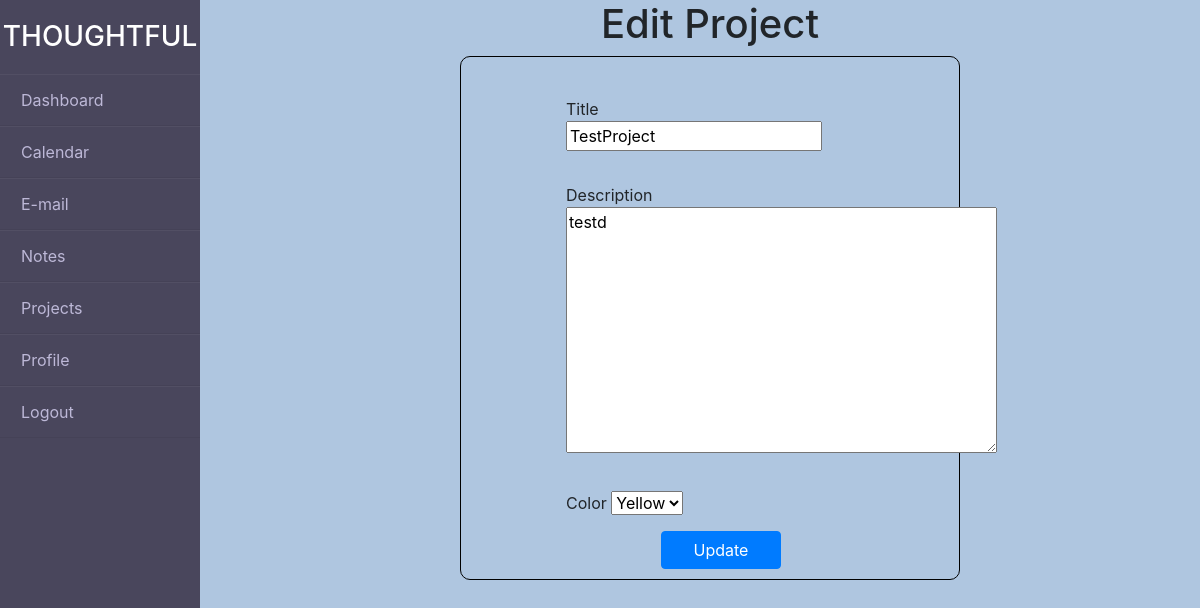
The app's page /editProject/3/ (signed in), older data.
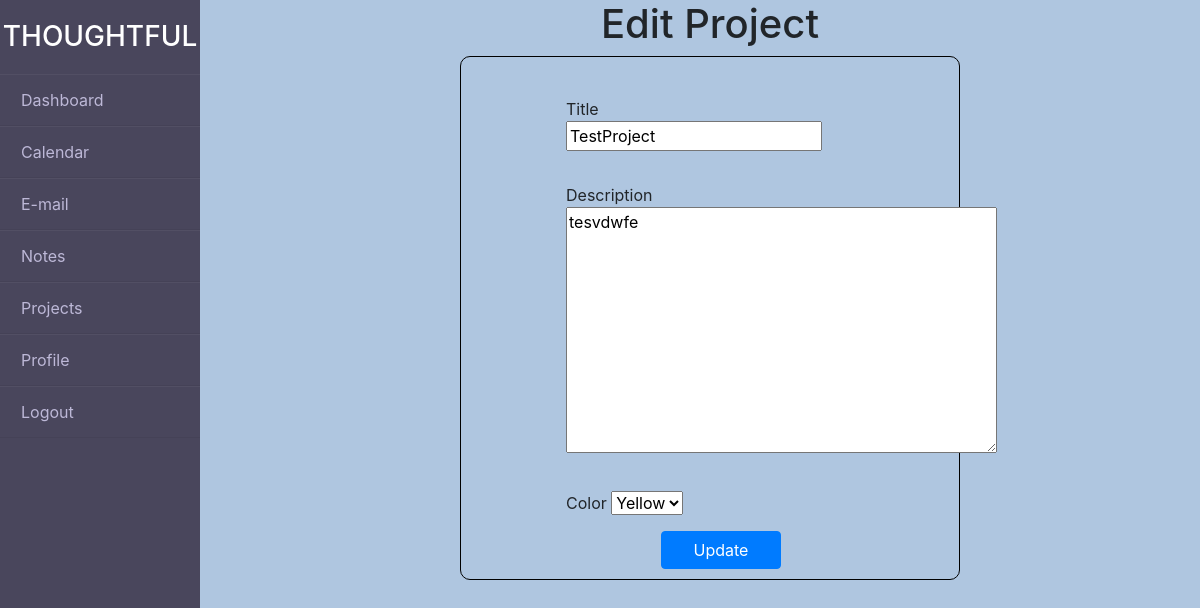
The same page, newer data.
### mydashboard/models.py (models this page shows, shortened)
class Project(models.Model):
    colors = [
        ("bg-danger","Red"),
        ("bg-info","Teal"),
        ("bg-success","Green"),
        ("bg-warning","Yellow"),
    ]
    title = models.CharField(max_length=200, null=True)
    description = models.TextField(max_length=200)
    date_created = models.DateTimeField(auto_now_add=True)
    color = models.CharField(max_length=10,choices=colors,default="Teal")
    user = models.ForeignKey(User, on_delete=models.CASCADE, null=True)

### mydashboard/views.py (the view, shortened to what this page needs)
# urls.py: path('editProject/<str:pk_project>/', views.editProject, name="editProject"),
@login_required(login_url='loginPage')
def editProject(request, pk_project):
    project = Project.objects.get(id=pk_project)
    form = ProjectEditForm(instance=project)
    context = {
        "project":project,
        "form":form,
    }
    return render(request, "mydashboard/Projects/editProject.html", context)

### mydashboard/forms.py
class ProjectEditForm(ModelForm):
    class Meta:
        model = Project
        fields = ['title','description','color']

### mydashboard/templates/mydashboard/Projects/editProject.html (shortened to what this page needs)
{% extends 'mydashboard/base.html' %}
{% load static %}
{% block content %}
<div class="main-content">
    <h1 style="text-align: center;">Edit Project</h1>
    <div class="card2">
        <form action="" method="POST" class="form-style">
            <div class="form-row">
                <div class="form-group">
                    {{form.title.label}}
                    <p>{{form.title}}</p>
                </div>
            </div>
            <div class="form-row">
                <div class="form-group">
                    {{form.description.label}}
                    <p>{{form.description}}</p>
                </div>
            </div>
            <div class="form-row">
                <div class="form-group">
                    {{form.color.label}}
                    {{form.color}}
                </div>
            </div>
            <button type="submit" id="Button" class="btn btn-primary">Update</button>
        </form>
    </div>
</div>
{% endblock %}

Row changes from the older to the newer data that the page shows:
changed Project "TestProject": description "testd" → "tesvdwfe"
